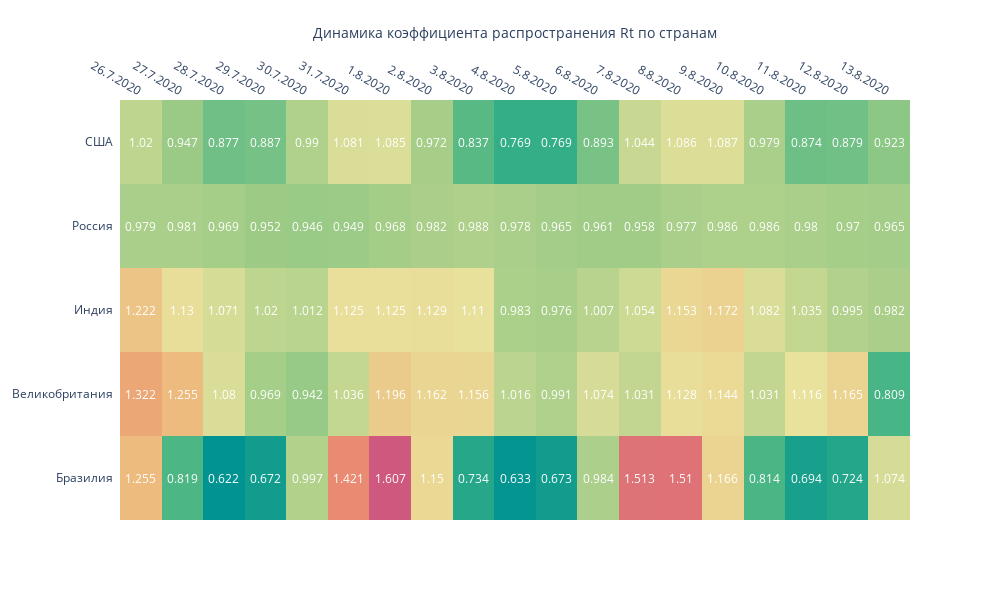

Notebook code for this chart:
### Code cell
fig = ff.create_annotated_heatmap(d, x=x2, y=y, annotation_text=d,
                                  colorscale='Temps')

fig.update_layout(
                  
                  
                  width = 990, height = 600,    
    
                  xaxis_title='Динамика коэффициента распространения Rt по странам',
               #   yaxis_title = 'Регион '
)

fig.show()

### Figure 1 — Plotly figure (JSON) as saved in the notebook; plotly's stock layout.template omitted (floating-point values rounded to 4 significant figures)
{"data": [{"colorscale": [[0, "rgb(0, 147, 146)"], [0.1667, "rgb(57, 177, 133)"], [0.3333, "rgb(156, 203, 134)"], [0.5, "rgb(233, 226, 156)"], [0.6667, "rgb(238, 180, 121)"], [0.8333, "rgb(232, 132, 113)"], [1, "rgb(207, 89, 126)"]], "reversescale": false, "showscale": false, "type": "heatmap", "x": ["26.7.2020", "27.7.2020", "28.7.2020", "29.7.2020", "30.7.2020", "31.7.2020", "1.8.2020", "2.8.2020", "3.8.2020", "4.8.2020", "5.8.2020", "6.8.2020", "7.8.2020", "8.8.2020", "9.8.2020", "10.8.2020", "11.8.2020", "12.8.2020", "13.8.2020"], "y": ["Бразилия", "Великобритания", "Индия", "Россия", "США"], "z": [[1.255, 0.819, 0.622, 0.672, 0.997, 1.421, 1.607, 1.15, 0.734, 0.633, 0.673, 0.984, 1.513, 1.51, 1.166, 0.814, 0.694, 0.724, 1.074], [1.322, 1.255, 1.08, 0.969, 0.942, 1.036, 1.196, 1.162, 1.156, 1.016, 0.991, 1.074, 1.031, 1.128, 1.144, 1.031, 1.116, 1.165, 0.809], [1.222, 1.13, 1.071, 1.02, 1.012, 1.125, 1.125, 1.129, 1.11, 0.983, 0.976, 1.007, 1.054, 1.153, 1.172, 1.082, 1.035, 0.995, 0.982], [0.979, 0.981, 0.969, 0.952, 0.946, 0.949, 0.968, 0.982, 0.988, 0.978, 0.965, 0.961, 0.958, 0.977, 0.986, 0.986, 0.98, 0.97, 0.965], [1.02, 0.947, 0.877, 0.887, 0.99, 1.081, 1.085, 0.972, 0.837, 0.769, 0.769, 0.893, 1.044, 1.086, 1.087, 0.979, 0.874, 0.879, 0.923]]}], "layout": {"annotations": [{"font": {"color": "#FFFFFF"}, "showarrow": false, "text": "1.255", "x": "26.7.2020", "xref": "x", "y": "Бразилия", "yref": "y"}, {"font": {"color": "#FFFFFF"}, "showarrow": false, "text": "0.819", "x": "27.7.2020", "xref": "x", "y": "Бразилия", "yref": "y"}, {"font": {"color": "#FFFFFF"}, "showarrow": false, "text": "0.622", "x": "28.7.2020", "xref": "x", "y": "Бразилия", "yref": "y"}, {"font": {"color": "#FFFFFF"}, "showarrow": false, "text": "0.672", "x": "29.7.2020", "xref": "x", "y": "Бразилия", "yref": "y"}, {"font": {"color": "#FFFFFF"}, "showarrow": false, "text": "0.997", "x": "30.7.2020", "xref": "x", "y": "Бразилия", "yref": "y"}, {"font": {"color": "#FFFFFF"}, "showarrow": false, "text": "1.421", "x": "31.7.2020", "xref": "x", "y": "Бразилия", "yref": "y"}, {"font": {"color": "#FFFFFF"}, "showarrow": false, "text": "1.607", "x": "1.8.2020", "xref": "x", "y": "Бразилия", "yref": "y"}, {"font": {"color": "#FFFFFF"}, "showarrow": false, "text": "1.15", "x": "2.8.2020", "xref": "x", "y": "Бразилия", "yref": "y"}, {"font": {"color": "#FFFFFF"}, "showarrow": false, "text": "0.734", "x": "3.8.2020", "xref": "x", "y": "Бразилия", "yref": "y"}, {"font": {"color": "#FFFFFF"}, "showarrow": false, "text": "0.633", "x": "4.8.2020", "xref": "x", "y": "Бразилия", "yref": "y"}, {"font": {"color": "#FFFFFF"}, "showarrow": false, "text": "0.673", "x": "5.8.2020", "xref": "x", "y": "Бразилия", "yref": "y"}, {"font": {"color": "#FFFFFF"}, "showarrow": false, "text": "0.984", "x": "6.8.2020", "xref": "x", "y": "Бразилия", "yref": "y"}, {"font": {"color": "#FFFFFF"}, "showarrow": false, "text": "1.513", "x": "7.8.2020", "xref": "x", "y": "Бразилия", "yref": "y"}, {"font": {"color": "#FFFFFF"}, "showarrow": false, "text": "1.51", "x": "8.8.2020", "xref": "x", "y": "Бразилия", "yref": "y"}, {"font": {"color": "#FFFFFF"}, "showarrow": false, "text": "1.166", "x": "9.8.2020", "xref": "x", "y": "Бразилия", "yref": "y"}, {"font": {"color": "#FFFFFF"}, "showarrow": false, "text": "0.814", "x": "10.8.2020", "xref": "x", "y": "Бразилия", "yref": "y"}, {"font": {"color": "#FFFFFF"}, "showarrow": false, "text": "0.694", "x": "11.8.2020", "xref": "x", "y": "Бразилия", "yref": "y"}, {"font": {"color": "#FFFFFF"}, "showarrow": false, "text": "0.724", "x": "12.8.2020", "xref": "x", "y": "Бразилия", "yref": "y"}, {"font": {"color": "#FFFFFF"}, "showarrow": false, "text": "1.074", "x": "13.8.2020", "xref": "x", "y": "Бразилия", "yref": "y"}, {"font": {"color": "#FFFFFF"}, "showarrow": false, "text": "1.322", "x": "26.7.2020", "xref": "x", "y": "Великобритания", "yref": "y"}, {"font": {"color": "#FFFFFF"}, "showarrow": false, "text": "1.255", "x": "27.7.2020", "xref": "x", "y": "Великобритания", "yref": "y"}, {"font": {"color": "#FFFFFF"}, "showarrow": false, "text": "1.08", "x": "28.7.2020", "xref": "x", "y": "Великобритания", "yref": "y"}, {"font": {"color": "#FFFFFF"}, "showarrow": false, "text": "0.969", "x": "29.7.2020", "xref": "x", "y": "Великобритания", "yref": "y"}, {"font": {"color": "#FFFFFF"}, "showarrow": false, "text": "0.942", "x": "30.7.2020", "xref": "x", "y": "Великобритания", "yref": "y"}, {"font": {"color": "#FFFFFF"}, "showarrow": false, "text": "1.036", "x": "31.7.2020", "xref": "x", "y": "Великобритания", "yref": "y"}, {"font": {"color": "#FFFFFF"}, "showarrow": false, "text": "1.196", "x": "1.8.2020", "xref": "x", "y": "Великобритания", "yref": "y"}, {"font": {"color": "#FFFFFF"}, "showarrow": false, "text": "1.162", "x": "2.8.2020", "xref": "x", "y": "Великобритания", "yref": "y"}, {"font": {"color": "#FFFFFF"}, "showarrow": false, "text": "1.156", "x": "3.8.2020", "xref": "x", "y": "Великобритания", "yref": "y"}, {"font": {"color": "#FFFFFF"}, "showarrow": false, "text": "1.016", "x": "4.8.2020", "xref": "x", "y": "Великобритания", "yref": "y"}, {"font": {"color": "#FFFFFF"}, "showarrow": false, "text": "0.991", "x": "5.8.2020", "xref": "x", "y": "Великобритания", "yref": "y"}, {"font": {"color": "#FFFFFF"}, "showarrow": false, "text": "1.074", "x": "6.8.2020", "xref": "x", "y": "Великобритания", "yref": "y"}, {"font": {"color": "#FFFFFF"}, "showarrow": false, "text": "1.031", "x": "7.8.2020", "xref": "x", "y": "Великобритания", "yref": "y"}, {"font": {"color": "#FFFFFF"}, "showarrow": false, "text": "1.128", "x": "8.8.2020", "xref": "x", "y": "Великобритания", "yref": "y"}, {"font": {"color": "#FFFFFF"}, "showarrow": false, "text": "1.144", "x": "9.8.2020", "xref": "x", "y": "Великобритания", "yref": "y"}, {"font": {"color": "#FFFFFF"}, "showarrow": false, "text": "1.031", "x": "10.8.2020", "xref": "x", "y": "Великобритания", "yref": "y"}, {"font": {"color": "#FFFFFF"}, "showarrow": false, "text": "1.116", "x": "11.8.2020", "xref": "x", "y": "Великобритания", "yref": "y"}, {"font": {"color": "#FFFFFF"}, "showarrow": false, "text": "1.165", "x": "12.8.2020", "xref": "x", "y": "Великобритания", "yref": "y"}, {"font": {"color": "#FFFFFF"}, "showarrow": false, "text": "0.809", "x": "13.8.2020", "xref": "x", "y": "Великобритания", "yref": "y"}, {"font": {"color": "#FFFFFF"}, "showarrow": false, "text": "1.222", "x": "26.7.2020", "xref": "x", "y": "Индия", "yref": "y"}, {"font": {"color": "#FFFFFF"}, "showarrow": false, "text": "1.13", "x": "27.7.2020", "xref": "x", "y": "Индия", "yref": "y"}, {"font": {"color": "#FFFFFF"}, "showarrow": false, "text": "1.071", "x": "28.7.2020", "xref": "x", "y": "Индия", "yref": "y"}, {"font": {"color": "#FFFFFF"}, "showarrow": false, "text": "1.02", "x": "29.7.2020", "xref": "x", "y": "Индия", "yref": "y"}, {"font": {"color": "#FFFFFF"}, "showarrow": false, "text": "1.012", "x": "30.7.2020", "xref": "x", "y": "Индия", "yref": "y"}, {"font": {"color": "#FFFFFF"}, "showarrow": false, "text": "1.125", "x": "31.7.2020", "xref": "x", "y": "Индия", "yref": "y"}, {"font": {"color": "#FFFFFF"}, "showarrow": false, "text": "1.125", "x": "1.8.2020", "xref": "x", "y": "Индия", "yref": "y"}, {"font": {"color": "#FFFFFF"}, "showarrow": false, "text": "1.129", "x": "2.8.2020", "xref": "x", "y": "Индия", "yref": "y"}, {"font": {"color": "#FFFFFF"}, "showarrow": false, "text": "1.11", "x": "3.8.2020", "xref": "x", "y": "Индия", "yref": "y"}, {"font": {"color": "#FFFFFF"}, "showarrow": false, "text": "0.983", "x": "4.8.2020", "xref": "x", "y": "Индия", "yref": "y"}, {"font": {"color": "#FFFFFF"}, "showarrow": false, "text": "0.976", "x": "5.8.2020", "xref": "x", "y": "Индия", "yref": "y"}, {"font": {"color": "#FFFFFF"}, "showarrow": false, "text": "1.007", "x": "6.8.2020", "xref": "x", "y": "Индия", "yref": "y"}, {"font": {"color": "#FFFFFF"}, "showarrow": false, "text": "1.054", "x": "7.8.2020", "xref": "x", "y": "Индия", "yref": "y"}, {"font": {"color": "#FFFFFF"}, "showarrow": false, "text": "1.153", "x": "8.8.2020", "xref": "x", "y": "Индия", "yref": "y"}, {"font": {"color": "#FFFFFF"}, "showarrow": false, "text": "1.172", "x": "9.8.2020", "xref": "x", "y": "Индия", "yref": "y"}, {"font": {"color": "#FFFFFF"}, "showarrow": false, "text": "1.082", "x": "10.8.2020", "xref": "x", "y": "Индия", "yref": "y"}, {"font": {"color": "#FFFFFF"}, "showarrow": false, "text": "1.035", "x": "11.8.2020", "xref": "x", "y": "Индия", "yref": "y"}, {"font": {"color": "#FFFFFF"}, "showarrow": false, "text": "0.995", "x": "12.8.2020", "xref": "x", "y": "Индия", "yref": "y"}, {"font": {"color": "#FFFFFF"}, "showarrow": false, "text": "0.982", "x": "13.8.2020", "xref": "x", "y": "Индия", "yref": "y"}, {"font": {"color": "#FFFFFF"}, "showarrow": false, "text": "0.979", "x": "26.7.2020", "xref": "x", "y": "Россия", "yref": "y"}, {"font": {"color": "#FFFFFF"}, "showarrow": false, "text": "0.981", "x": "27.7.2020", "xref": "x", "y": "Россия", "yref": "y"}, {"font": {"color": "#FFFFFF"}, "showarrow": false, "text": "0.969", "x": "28.7.2020", "xref": "x", "y": "Россия", "yref": "y"}, {"font": {"color": "#FFFFFF"}, "showarrow": false, "text": "0.952", "x": "29.7.2020", "xref": "x", "y": "Россия", "yref": "y"}, {"font": {"color": "#FFFFFF"}, "showarrow": false, "text": "0.946", "x": "30.7.2020", "xref": "x", "y": "Россия", "yref": "y"}, {"font": {"color": "#FFFFFF"}, "showarrow": false, "text": "0.949", "x": "31.7.2020", "xref": "x", "y": "Россия", "yref": "y"}, {"font": {"color": "#FFFFFF"}, "showarrow": false, "text": "0.968", "x": "1.8.2020", "xref": "x", "y": "Россия", "yref": "y"}, {"font": {"color": "#FFFFFF"}, "showarrow": false, "text": "0.982", "x": "2.8.2020", "xref": "x", "y": "Россия", "yref": "y"}, {"font": {"color": "#FFFFFF"}, "showarrow": false, "text": "0.988", "x": "3.8.2020", "xref": "x", "y": "Россия", "yref": "y"}, {"font": {"color": "#FFFFFF"}, "showarrow": false, "text": "0.978", "x": "4.8.2020", "xref": "x", "y": "Россия", "yref": "y"}, {"font": {"color": "#FFFFFF"}, "showarrow": false, "text": "0.965", "x": "5.8.2020", "xref": "x", "y": "Россия", "yref": "y"}, {"font": {"color": "#FFFFFF"}, "showarrow": false, "text": "0.961", "x": "6.8.2020", "xref": "x", "y": "Россия", "yref": "y"}, {"font": {"color": "#FFFFFF"}, "showarrow": false, "text": "0.958", "x": "7.8.2020", "xref": "x", "y": "Россия", "yref": "y"}, {"font": {"color": "#FFFFFF"}, "showarrow": false, "text": "0.977", "x": "8.8.2020", "xref": "x", "y": "Россия", "yref": "y"}, {"font": {"color": "#FFFFFF"}, "showarrow": false, "text": "0.986", "x": "9.8.2020", "xref": "x", "y": "Россия", "yref": "y"}, {"font": {"color": "#FFFFFF"}, "showarrow": false, "text": "0.986", "x": "10.8.2020", "xref": "x", "y": "Россия", "yref": "y"}, {"font": {"color": "#FFFFFF"}, "showarrow": false, "text": "0.98", "x": "11.8.2020", "xref": "x", "y": "Россия", "yref": "y"}, {"font": {"color": "#FFFFFF"}, "showarrow": false, "text": "0.97", "x": "12.8.2020", "xref": "x", "y": "Россия", "yref": "y"}, {"font": {"color": "#FFFFFF"}, "showarrow": false, "text": "0.965", "x": "13.8.2020", "xref": "x", "y": "Россия", "yref": "y"}, {"font": {"color": "#FFFFFF"}, "showarrow": false, "text": "1.02", "x": "26.7.2020", "xref": "x", "y": "США", "yref": "y"}, {"font": {"color": "#FFFFFF"}, "showarrow": false, "text": "0.947", "x": "27.7.2020", "xref": "x", "y": "США", "yref": "y"}, {"font": {"color": "#FFFFFF"}, "showarrow": false, "text": "0.877", "x": "28.7.2020", "xref": "x", "y": "США", "yref": "y"}, {"font": {"color": "#FFFFFF"}, "showarrow": false, "text": "0.887", "x": "29.7.2020", "xref": "x", "y": "США", "yref": "y"}, {"font": {"color": "#FFFFFF"}, "showarrow": false, "text": "0.99", "x": "30.7.2020", "xref": "x", "y": "США", "yref": "y"}, {"font": {"color": "#FFFFFF"}, "showarrow": false, "text": "1.081", "x": "31.7.2020", "xref": "x", "y": "США", "yref": "y"}, {"font": {"color": "#FFFFFF"}, "showarrow": false, "text": "1.085", "x": "1.8.2020", "xref": "x", "y": "США", "yref": "y"}, {"font": {"color": "#FFFFFF"}, "showarrow": false, "text": "0.972", "x": "2.8.2020", "xref": "x", "y": "США", "yref": "y"}, {"font": {"color": "#FFFFFF"}, "showarrow": false, "text": "0.837", "x": "3.8.2020", "xref": "x", "y": "США", "yref": "y"}, {"font": {"color": "#FFFFFF"}, "showarrow": false, "text": "0.769", "x": "4.8.2020", "xref": "x", "y": "США", "yref": "y"}, {"font": {"color": "#FFFFFF"}, "showarrow": false, "text": "0.769", "x": "5.8.2020", "xref": "x", "y": "США", "yref": "y"}, {"font": {"color": "#FFFFFF"}, "showarrow": false, "text": "0.893", "x": "6.8.2020", "xref": "x", "y": "США", "yref": "y"}, {"font": {"color": "#FFFFFF"}, "showarrow": false, "text": "1.044", "x": "7.8.2020", "xref": "x", "y": "США", "yref": "y"}, {"font": {"color": "#FFFFFF"}, "showarrow": false, "text": "1.086", "x": "8.8.2020", "xref": "x", "y": "США", "yref": "y"}, {"font": {"color": "#FFFFFF"}, "showarrow": false, "text": "1.087", "x": "9.8.2020", "xref": "x", "y": "США", "yref": "y"}, {"font": {"color": "#FFFFFF"}, "showarrow": false, "text": "0.979", "x": "10.8.2020", "xref": "x", "y": "США", "yref": "y"}, {"font": {"color": "#FFFFFF"}, "showarrow": false, "text": "0.874", "x": "11.8.2020", "xref": "x", "y": "США", "yref": "y"}, {"font": {"color": "#FFFFFF"}, "showarrow": false, "text": "0.879", "x": "12.8.2020", "xref": "x", "y": "США", "yref": "y"}, {"font": {"color": "#FFFFFF"}, "showarrow": false, "text": "0.923", "x": "13.8.2020", "xref": "x", "y": "США", "yref": "y"}], "height": 600, "width": 990, "xaxis": {"dtick": 1, "gridcolor": "rgb(0, 0, 0)", "side": "top", "ticks": "", "title": {"text": "Динамика коэффициента распространения Rt по странам"}}, "yaxis": {"dtick": 1, "ticks": "", "ticksuffix": "  "}}}
